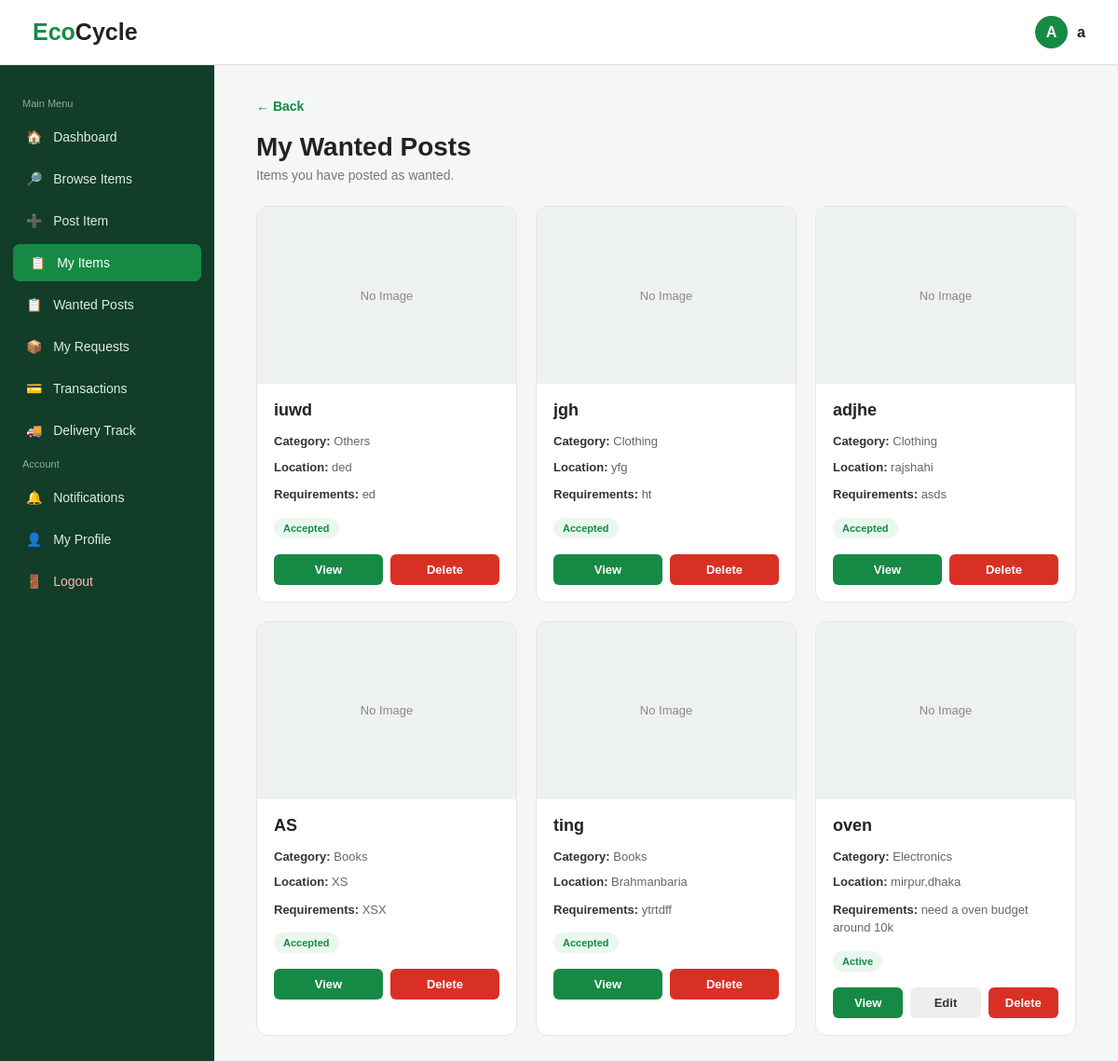
Screenshot of /index.php?url=wanted/mine (signed in) with the database file from the repository.
### tables this page shows
CREATE TABLE `wanted_posts` (
  `wanted_id` int(11) NOT NULL,
  `user_id` int(11) NOT NULL,
  `title` varchar(100) NOT NULL,
  `category` varchar(60) NOT NULL,
  `location` varchar(100) NOT NULL,
  `description` text DEFAULT NULL,
  `status` varchar(30) NOT NULL,
  `image` varchar(255) DEFAULT NULL
);

### app/core/Controller.php (called while the page is built, shortened)
<?php
abstract class Controller
{
    protected function view(string $view, array $data = []): void
    {
        extract($data, EXTR_SKIP);
        require APP_PATH . '/views/' . $view . '.php';
    }
}

### app/controllers/WantedController.php (called while the page is built, shortened)
<?php
class WantedController extends Controller
{
    private int $user_id;
    public function __construct()
    {
        $this->user_id = $this->requireLogin();
    }
    public function mine(): void
    {
        $this->view('wanted/mine', [
            'name' => $_SESSION['name'] ?? 'User',
            'result' => $this->model('WantedPost')->byOwner($this->user_id),
        ]);
    }
}

### app/core/Router.php (called while the page is built, shortened)
<?php
class Router
{
    private array $routes;
    public function __construct(array $routes)
    {
        $this->routes = $routes;
    }
    public function dispatch(string $url): void
    {
        $route = trim($url, '/');
        [$controllerName, $method] = explode('@', $this->routes[$route]);
        $controller = new $controllerName();
        $controller->$method();
    }
}

### index.php (called while the page is built, shortened)
<?php
require APP_PATH . '/core/Database.php';
require APP_PATH . '/core/Model.php';
require APP_PATH . '/core/Controller.php';
require APP_PATH . '/core/Router.php';
$router = new Router(require ROOT_PATH . '/config/routes.php');
$router->dispatch($_GET['url'] ?? '');

### app/core/Model.php (called while the page is built, shortened)
<?php
abstract class Model
{
    protected mysqli $db;
    public function __construct()
    {
        $this->db = Database::connection();
    }
    protected function query(string $sql, array $params = []): mysqli_result|bool
    {
        return $this->db->execute_query($sql, array_values($params));
    }
    protected function fetchAll(string $sql, array $params = []): array
    {
        $result = $this->query($sql, $params);
        return $result instanceof mysqli_result ? $result->fetch_all(MYSQLI_ASSOC) : [];
    }
    protected function fetchValue(string $sql, array $params = []): mixed
    {
        $result = $this->query($sql, $params);
        $row = $result->fetch_row();
        return $row ? $row[0] : null;
    }
}

### app/core/Database.php (called while the page is built, shortened)
<?php
class Database
{
    private static ?mysqli $conn = null;
    public static function connection(): mysqli
    {
        if (self::$conn === null) {
            $conn = mysqli_connect(DB_HOST, DB_USER, DB_PASS, DB_NAME);
            mysqli_set_charset($conn, 'utf8mb4');
            self::$conn = $conn;
        }
        return self::$conn;
    }
}

### app/models/Notification.php (called while the page is built, shortened)
<?php
class Notification extends Model
{
    public function countUnreadForUser(int $userId): int
    {
        return (int)$this->fetchValue(
            "SELECT COUNT(*) FROM notifications WHERE user_id = ? AND status = 'Unread'",
            [$userId]
        );
    }
}

### app/models/WantedPost.php (called while the page is built, shortened)
<?php
class WantedPost extends Model
{
    public function byOwner(int $userId): array
    {
        return $this->fetchAll('SELECT * FROM wanted_posts WHERE user_id = ? ORDER BY wanted_id DESC', [$userId]);
    }
}

### app/views/wanted/mine.php (the view, shortened to what this page needs)
<!DOCTYPE html>
<html>
<head>
<link
    rel="stylesheet"
    href="assets/css/style.css"
>
</head>
<body>
<?php require APP_PATH . '/views/layouts/header_sidebar.php'; ?>
<main class="main">
    <a
        href="index.php?url=items/mine"
        class="back"
    >
        ← Back
    </a>
    <div class="header">
        <h1>
            My Wanted Posts
        </h1>
        <p>
            Items you have posted as wanted.
        </p>
    </div>
    <div class="grid">
    <?php
    if(
        $result &&
        count($result) > 0
    )
    {
        foreach($result as $item)
        {
    ?>
        <div class="card">
            <?php
            if(
                !empty($item["image"]) &&
                file_exists(
                    "uploads/".$item["image"]
                )
            )
            {
            ?>
                <img
                    src="uploads/<?php
                    echo htmlspecialchars(
                        $item["image"]
                    );
                    ?>"
                    class="image"
                    alt="Wanted Item Image"
                >
            <?php
            }
            else
            {
            ?>
                <div class="no-image">
                    No Image
                </div>
            <?php
            }
            ?>
            <div class="content">
                <div class="title">
                    <?php
                    echo htmlspecialchars(
                        $item["title"]
                    );
                    ?>
                </div>
                <div class="detail">
                    <strong>
                        Category:
                    </strong>
                    <?php
                    echo htmlspecialchars(
                        $item["category"]
                    );
                    ?>
                </div>
                <div class="detail">
                    <strong>
                        Location:
                    </strong>
                    <?php
                    echo htmlspecialchars(
                        $item["location"]
                    );
                    ?>
                </div>
                <?php
                if(
                    isset($item["description"]) &&
                    trim($item["description"]) != ""
                )
                {
                ?>
                    <div class="description">
                        <strong>
                            Requirements:
                        </strong>
                        <?php
                        echo nl2br(
                            htmlspecialchars(
                                $item["description"]
                            )
                        );
                        ?>
                    </div>
                <?php
                }
                ?>
                <span class="status">
                    <?php
                    echo htmlspecialchars(
                        $item["status"]
                    );
                    ?>
                </span>
                <div class="buttons">
                    <a
                        href="index.php?url=wanted/view&id=<?php
                        echo $item["wanted_id"];
                        ?>"
                        class="view"
                    >
                        View
                    </a>
                    <?php if (strtolower(trim($item["status"] ?? "")) !== "accepted"): ?>
                        <a
                            href="index.php?url=wanted/edit&id=<?php
                            echo $item["wanted_id"];
                            ?>"
                            class="edit"
                        >
                            Edit
                        </a>
                    <?php endif; ?>
                    <a
                        href="index.php?url=wanted/delete&id=<?php
                        echo $item["wanted_id"];
                        ?>"
                        class="delete"
                        onclick="return confirm(
                            'Are you sure you want to delete this wanted post?'
                        );"
                    >
                        Delete
                    </a>
                </div>
            </div>
        </div>
    <?php
        }
    }
    ?>
    </div>
</main>
</body>
</html>

### assets/css/style.css (style rules this page uses)
* { margin:0; padding:0; box-sizing:border-box; }
body { font-family:Arial,sans-serif; background:#f5f7f6; color:#222; }

### app/views/wanted/mine.php (style rules this page uses)
.main { margin-left:230px; padding:105px 45px 50px; max-width:1300px; }
.back { display:inline-block; color:#168a45; text-decoration:none; font-size:14px; font-weight:bold; margin-bottom:20px; }
.header { margin-bottom:25px; }
.header h1 { font-size:28px; margin-bottom:6px; }
.header p { color:#777; font-size:14px; }
.grid { display:grid; grid-template-columns:repeat(3,1fr); gap:20px; }
.card { background:white; border:1px solid #e5e5e5; border-radius:12px; overflow:hidden; transition:0.2s; }
.image, .no-image { width:100%; height:190px; }
.no-image { background:#eef2ef; display:flex; align-items:center; justify-content:center; color:#888; font-size:13px; }
.content { padding:18px; }
.title { font-size:18px; font-weight:bold; margin-bottom:13px; }
.detail { font-size:13px; color:#666; margin-bottom:8px; line-height:1.5; }
.detail strong { color:#333; }
.description { font-size:13px; color:#666; margin-top:10px; margin-bottom:12px; line-height:1.5; }
.description strong { color:#333; }
.status { display:inline-block; background:#eaf7ef; color:#168a45; padding:5px 10px; border-radius:20px; font-size:11px; font-weight:bold; margin-top:3px; }
.buttons { display:flex; gap:8px; margin-top:17px; }
.buttons a { flex:1; text-align:center; padding:9px 5px; border-radius:6px; text-decoration:none; font-size:13px; font-weight:bold; }
.view { background:#168a45; color:white; }
.edit { background:#eee; color:#333; }
.delete { background:#d93025; color:white; }

### rows the page displays
wanted_posts: image "No Image", title "iuwd", category "Others", location "ded", description "ed", status "Accepted"
wanted_posts: image "No Image", title "jgh", category "Clothing", location "yfg", description "ht", status "Accepted"
wanted_posts: image "No Image", title "adjhe", category "Clothing", location "rajshahi", description "asds", status "Accepted"
wanted_posts: image "No Image", title "AS", category "Books", location "XS", description "XSX", status "Accepted"
wanted_posts: shows "No Image", title "ting", category "Books", location "Brahmanbaria", description "ytrtdff", status "Accepted"
wanted_posts: shows "No Image", title "oven", category "Electronics", location "mirpur,dhaka", description "need a oven budget around 10k", status "Active"

### other values shown
substr($name,0,1) "A"
$name "a"
